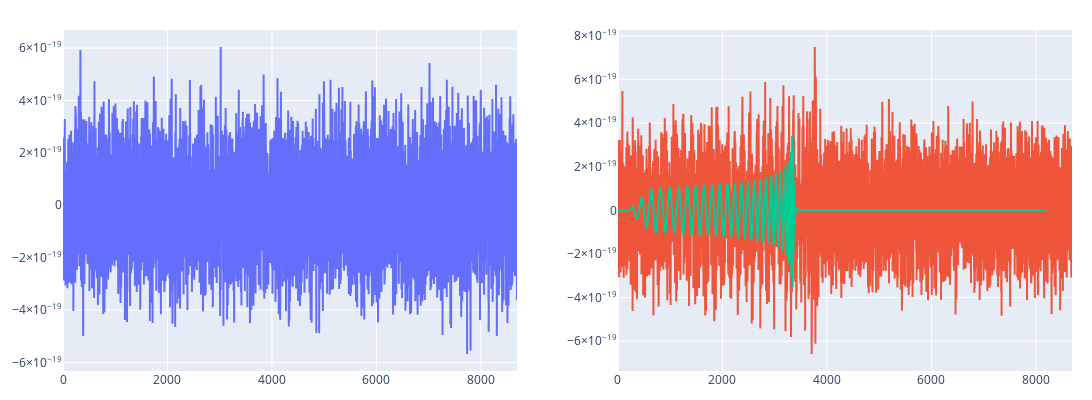

Notebook source saved alongside this figure:
### Markdown cell above
## Produce plots of the signals
code taken from https://giotto-ai.github.io/gtda-docs/latest/notebooks/gravitational_waves_detection.html#generate-the-data

### Code cell
# get the index corresponding to the first pure noise time series
background_idx = np.argmin(labels)
# get the index corresponding to the first noise + gravitational wave time series
signal_idx = np.argmax(labels)

ts_noise = noisy_signals[background_idx]
ts_background = noisy_signals[signal_idx]
ts_signal = gw_signals[signal_idx]

fig = make_subplots(rows=1, cols=2)

fig.add_trace(
    go.Scatter(x=list(range(len(ts_noise))), y=ts_noise, mode="lines", name="noise", showlegend=False ),
    row=1,
    col=1,
)

fig.add_trace(
    go.Scatter(
        x=list(range(len(ts_background))),
        y=ts_background,
        mode="lines",
        name="background",
        showlegend=False
    ),
    row=1,
    col=2,
)

fig.add_trace(
    go.Scatter(x=list(range(len(ts_signal))), y=ts_signal, mode="lines", name="signal", showlegend=False),
    row=1,
    col=2,
)
fig.update_layout(
    margin=dict(l=20, r=20, t=30, b=20),
    width=1200, height=400,
    )

fig.show()

### Figure 1 — Plotly figure (JSON) as saved in the notebook; plotly's stock layout.template omitted (floating-point values rounded to 4 significant figures; data arrays with more than 128 entries replaced by an {"elided": "..."} marker saying what was removed)
{"data": [{"mode": "lines", "name": "noise", "showlegend": false, "type": "scatter", "x": {"elided": "8692 int values"}, "xaxis": "x", "y": {"elided": "8692 float values"}, "yaxis": "y"}, {"mode": "lines", "name": "background", "showlegend": false, "type": "scatter", "x": {"elided": "8692 int values"}, "xaxis": "x2", "y": {"elided": "8692 float values"}, "yaxis": "y2"}, {"mode": "lines", "name": "signal", "showlegend": false, "type": "scatter", "x": {"elided": "8192 int values"}, "xaxis": "x2", "y": {"elided": "8192 float values"}, "yaxis": "y2"}], "layout": {"height": 400, "margin": {"b": 20, "l": 20, "r": 20, "t": 30}, "width": 1200, "xaxis": {"anchor": "y", "domain": [0, 0.45]}, "xaxis2": {"anchor": "y2", "domain": [0.55, 1]}, "yaxis": {"anchor": "x", "domain": [0, 1]}, "yaxis2": {"anchor": "x2", "domain": [0, 1]}}}
